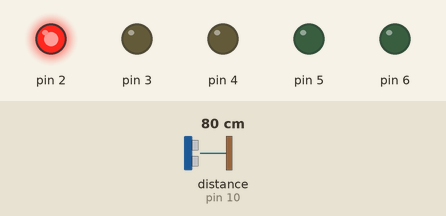
This sketch was run on a simulated Arduino Uno, built with avr-gcc and run on an emulated ATmega328P. Parts: output pins drawn as LEDs (lit = HIGH). Wiring (from diagram.json): ultrasonic range finder: trigger pin 9; echo pin 10. The test bench sets the inputs (shaded band); at power-on: distance to the obstacle (sensor on pin 10) 80 cm. The echo pulse lasts 58.3 µs per cm; pins used as bus, display or sensor lines are not drawn.

Above: at 1.2 s.
1.3 s: distance to the obstacle (sensor on pin 10) set to 75 cm
2.8 s: distance to the obstacle (sensor on pin 10) set to 67 cm
At 4.0 s:
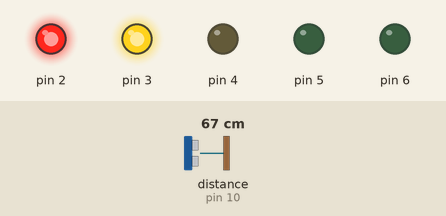
4.5 s: distance to the obstacle (sensor on pin 10) set to 54 cm
6.0 s: distance to the obstacle (sensor on pin 10) set to 46 cm
At 6.6 s:
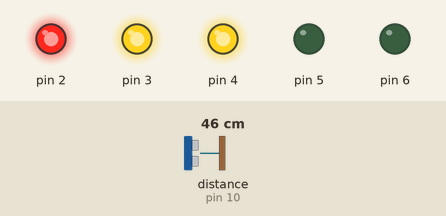
7.5 s: distance to the obstacle (sensor on pin 10) set to 33 cm
9.0 s: distance to the obstacle (sensor on pin 10) set to 27 cm
At 9.9 s:
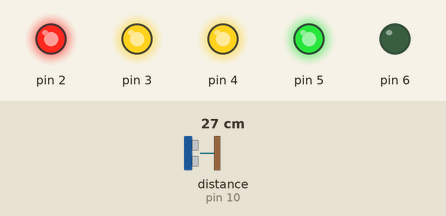
Timing chart, 0 to 11.6 s (numbered marks = the images above; inputs shaded):
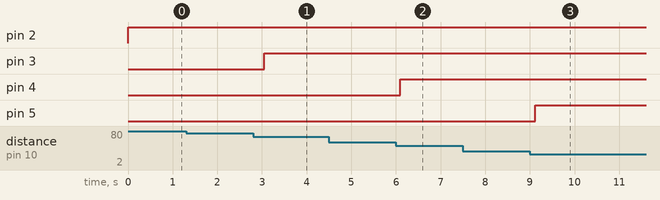

The sketch:

aula22_nivel2.ino
```cpp
// Aula 22 – Nível 2: Nível do tanque na barra de LEDs
// Cada LED representa 20% do tanque
#include <Arduino.h>                                   // funções do Arduino (pinMode, digitalWrite, delay...)
#define TRIG 9                                         // TRIG do HC-SR04 no pino 9
#define ECHO 10                                        // ECHO do HC-SR04 no pino 10
#define ALTURA 100.0                                   // constante ALTURA = 100.0

float nivel() {                                        // devolve o nível em %
  digitalWrite(TRIG, LOW);  delayMicroseconds(2);      // garante o TRIG em nível baixo
  digitalWrite(TRIG, HIGH); delayMicroseconds(10);     // pulso de 10 µs dispara a medição
  digitalWrite(TRIG, LOW);                             // fim do pulso
  float vazio = pulseIn(ECHO, HIGH) * 0.0343 / 2;      // distância do sensor até a água (cm)
  return constrain((ALTURA - vazio) / ALTURA * 100, 0, 100);   // nível em %, limitado a 0..100
}

void setup() {                                         // roda uma vez, quando a placa liga
  pinMode(TRIG, OUTPUT);                               // TRIG como saída
  pinMode(ECHO, INPUT);                                // ECHO como entrada
  for (int p = 2; p <= 6; p++) pinMode(p, OUTPUT);     // pinos 2 a 6 como saída
}

void loop() {                                          // repete para sempre
  float n = nivel();                                   // mede o nível
  for (int i = 0; i < 5; i++) {                        // 5 voltas
    digitalWrite(2 + i, n >= (i + 1) * 20 - 10);       // acende a partir do meio de cada faixa
  }
  delay(300);                                          // espera 300 ms
}
```

Measured:
- the behaviour switches between 71 and 70 cm on distance to the obstacle (sensor on pin 10) (found by bisection; images 0 and 1)
- the behaviour switches between 51 and 50 cm on distance to the obstacle (sensor on pin 10) (found by bisection; images 1 and 2)
- the behaviour switches between 31 and 30 cm on distance to the obstacle (sensor on pin 10) (found by bisection; images 2 and 3)
- after the input at 1.3 s, every drawn part: stays the same
- after the input at 2.8 s, pin 3: LOW → HIGH after 0.26 s
- after the input at 4.5 s, every drawn part: stays the same
- after the input at 6.0 s, pin 4: LOW → HIGH after 0.10 s
- after the input at 7.5 s, every drawn part: stays the same
- after the input at 9.0 s, pin 5: LOW → HIGH after 0.12 s
